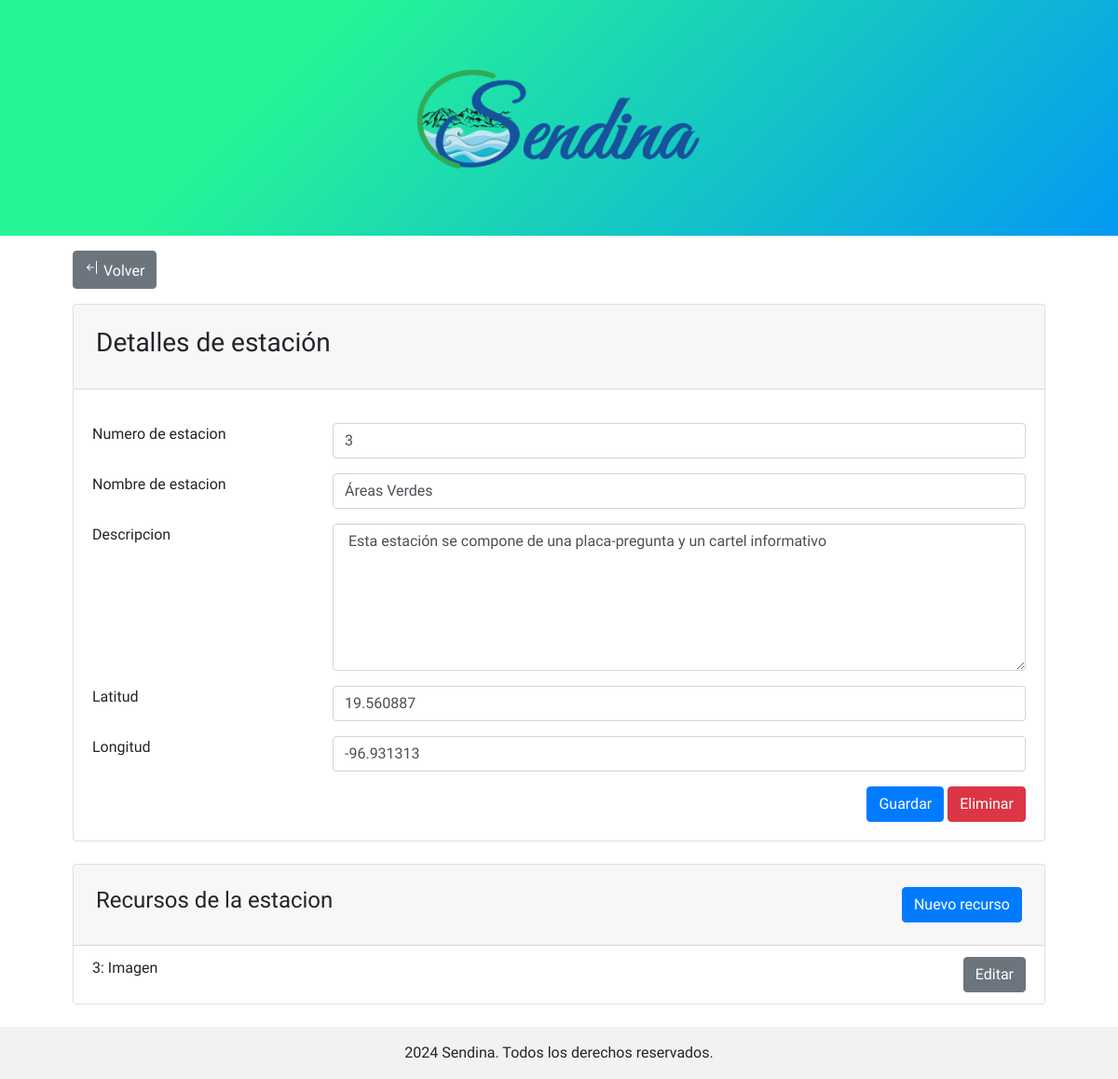
Page /estacion/editar/3/3 (signed in) on the committed database.
### tables this page shows
CREATE TABLE IF NOT EXISTS estacion (
  id_estacion INT NOT NULL AUTO_INCREMENT,
  numero INT NULL,
  nombre VARCHAR(50) NULL,
  descripcion TEXT NULL,
  latitud VARCHAR(20) NULL,
  longitud VARCHAR(20) NULL,
  PRIMARY KEY (id_estacion));

CREATE TABLE IF NOT EXISTS recurso (
  id_recurso INT NOT NULL AUTO_INCREMENT,
  numero INT NULL,
  url VARCHAR(500) NULL,
  creditos VARCHAR(100) NULL,
  id_tipo_recurso INT NULL,
  PRIMARY KEY (id_recurso),
  CONSTRAINT fk_recurso_tipo_recurso1
    FOREIGN KEY (id_tipo_recurso)
    REFERENCES tipo_recurso (id_tipo_recurso)
    ON DELETE CASCADE);

CREATE TABLE IF NOT EXISTS tipo_recurso (
  id_tipo_recurso INT NOT NULL AUTO_INCREMENT,
  tipo VARCHAR(20) NULL,
  PRIMARY KEY (id_tipo_recurso));

### librerias/vista.php (called while the page is built, shortened)
<?php
class Vista{
	function mostrar($nombre){
		require 'vistas/' . $nombre . '.php';
	}
}
?>

### controladores/estacionControlador.php (called while the page is built, shortened)
<?php
require_once 'entidades/EstacionBean.php';
require_once 'entidades/RecursoBean.php';
require_once 'modelos/recursoModelo.php';
class EstacionControlador extends Controlador{
	function __construct(){
		$this->vista->mensaje = "";
		$this->vista->estacion = null;
		$this->vista->recurso_lista = [];
		$this->vista->id_sendero = 0;
		$this->vista->numero = 0;
		$this->modeloRecurso = new RecursoModelo();
	}
	function renderizar($vista = "estacion/editor"){
		$this->vista->mostrar($vista);
	}
	function editar($parametros=null){
		$id_estacion = $parametros[0];
		$numero = 0;
		if(isset($parametros[1])){
			$numero = $parametros[1];
		}
		$estacion = $this->modelo->select($id_estacion);
		if($id_estacion!=0){
			$recursos = $this->modeloRecurso->selectByEstacion($id_estacion);
			$this->vista->recurso_lista = $recursos;
		}
		$this->vista->estacion = $estacion;
		$this->vista->numero = $numero;
		$this->renderizar();
	}
}
?>

### index.php (called while the page is built, shortened)
<?php
	require_once 'librerias/conexionDB.php';
	require_once 'librerias/controlador.php';
	require_once 'librerias/vista.php';
	require_once 'librerias/modelo.php';
	$app = new App();
?>

### entidades/EstacionBean.php (called while the page is built, shortened)
<?php
class EstacionBean {
	private $id_estacion;
	private $numero;
	private $nombre;
	private $descripcion;
	private $latitud;
	private $longitud;
	public function __construct(
            $id_estacion = null,
            $numero = null,
            $nombre = null,
            $descripcion = null,
            $latitud = null,
			$longitud = null,
            $recursos = []
        ) {
		$this->id_estacion = $id_estacion;
		$this->numero = $numero;
		$this->nombre = $nombre;
		$this->descripcion = $descripcion;
		$this->latitud = $latitud;
		$this->longitud = $longitud;
	}
    public function set_id_estacion($id_estacion) {
        $this->id_estacion = $id_estacion;
    }
    public function get_id_estacion() {
        return $this->id_estacion;
    }
    public function set_numero($numero) {
        $this->numero = $numero;
    }
    public function get_numero() {
        return $this->numero;
    }
    public function set_nombre($nombre) {
        $this->nombre = $nombre;
    }
    public function get_nombre() {
        return $this->nombre;
    }
    public function set_descripcion($descripcion) {
        $this->descripcion = $descripcion;
    }
    public function get_descripcion() {
        return $this->descripcion;
    }
    public function set_latitud($latitud) {
        $this->latitud = $latitud;
    }
    public function get_latitud() {
        return $this->latitud;
    }
    public function set_longitud($longitud) {
        $this->longitud = $longitud;
    }
    public function get_longitud() {
        return $this->longitud;
    }
}
?>

### librerias/modelo.php (called while the page is built)
<?php
class Modelo{
	function __construct(){
		$this->conexion = new ConexionDB();
	}
}
?>

### librerias/conexionDB.php (called while the page is built)
<?php
class ConexionDB{
	private $host;
	private $db;
	private $user;
	private $password;
	private $charset;
	private $pdo;
	public function __construct() {
		$this->host = constant ('HOST');
		$this->db = constant('DB');
		$this->user = constant ('USER');
		$this->password = constant ('PASSWORD');
		$this->charset = constant ('CHARSET');
	}
    function connect(){
		if ($this->pdo == null) {
			try{
				$connection = "mysql:host=" . $this->host . ";dbname=" . $this->db . ";charset=" . $this->charset;
				$options = [
					PDO::ATTR_ERRMODE            => PDO::ERRMODE_EXCEPTION,
					PDO::ATTR_EMULATE_PREPARES   => false,
				];
				$this->pdo = new PDO($connection, $this->user, $this->password, $options);
			}catch(PDOException $e){
				print_r('Error connection: ' . $e->getMessage());
			}
		}
		return $this->pdo;
    }
}
?>

### modelos/estacionModelo.php (called while the page is built, shortened)
<?php
require_once 'modelos/recursoModelo.php';
require_once 'entidades/RecursoBean.php';
class EstacionModelo extends Modelo{
	public function select($id_estacion){
		$sql = 'SELECT * from estacion where id_estacion=:id_estacion;';
		$query = $this->conexion->connect()->prepare($sql);
		try{
			$query->execute(['id_estacion'=>$id_estacion]);
			$row = $query->fetch();
			if ($row) {
				$estacion = new EstacionBean();
				$estacion->set_id_estacion($id_estacion);
				$estacion->set_numero($row['numero']);
				$estacion->set_nombre($row['nombre']);
				$estacion->set_descripcion($row['descripcion']);
				$estacion->set_latitud($row['latitud']);
				$estacion->set_longitud($row['longitud']);
				return $estacion;
			} else {
				return null;
			}
		}
		catch(PDOException $e){
			return null;
		}
	}
}
?>

### librerias/controlador.php (called while the page is built, shortened)
<?php
class Controlador{
	function cargarModelo($modelo){
		$url = 'modelos/'.$modelo.'Modelo.php';
		if(file_exists($url)){
			$this->modelo = new $modeloName();
		}
	}
}
?>

### entidades/RecursoBean.php (called while the page is built, shortened)
<?php
class RecursoBean{
	private $id_recurso;
	private $numero;
	private $tipo_recurso;
    public function __construct(
            $id_recurso = null,
            $numero = null,
            $url = null,
            $creditos = null,
            $id_tipo_recurso = null,
			$tipo_recurso = null
        ) {
        $this->id_recurso = $id_recurso;
        $this->numero = $numero;
		$this->tipo_recurso = $tipo_recurso;
    }
    public function get_id_recurso() {
        return $this->id_recurso;
    }
    public function get_numero() {
        return $this->numero;
    }
    public function get_tipo_recurso() {
        return $this->tipo_recurso;
    }
}
?>

### modelos/recursoModelo.php (called while the page is built, shortened)
<?php
class RecursoModelo extends Modelo{
	public function selectByEstacion($id_estacion){
		$lista = [];
		$sql = 'SELECT recurso.id_recurso,recurso.numero, recurso.url, recurso.creditos, recurso.id_tipo_recurso, tipo_recurso.tipo FROM  estacion
				JOIN estacion_recurso ON estacion.id_estacion = estacion_recurso.id_estacion
				JOIN recurso ON estacion_recurso.id_recurso = recurso.id_recurso
				JOIN tipo_recurso ON recurso.id_tipo_recurso = tipo_recurso.id_tipo_recurso
				where estacion.id_estacion = :id_estacion ORDER BY recurso.numero ASC;';
		try{
			$query = $this->conexion->connect()->prepare($sql);
			$query->execute([':id_estacion' => $id_estacion]);
			while($row = $query->fetch()) {
				$recurso = new RecursoBean(
					$row['id_recurso'],
					$row['numero'],
					$row['url'],
					$row['creditos'],
					$row['id_tipo_recurso'],
					$row['tipo']
				);
				array_push($lista, $recurso);
			}
			return $lista;
		}
		catch(PDOException $e) {
			return [];
		}
	}
}
?>

### vistas/estacion/editor.php (the view, shortened to what this page needs)
<!DOCTYPE html>
<html lang="en">
<head>
</head>
<body>
	<?php  require 'vistas/header.php' ?>
	<div class="container px-5 mt-3">
	<a class="btn btn-secondary mb-3" href="<?php echo constant('URL') ?>sendero/editar/<?php echo $_SESSION['id_sendero']?>"> <i class="bi bi-arrow-bar-left"> </i> Volver </a>
		<div class="card mb-4">
			<div class="card-header navbar navbar-expand-sm p-4">
				<h3> Detalles de estación </h3>
			</div>
			<?php
				$id_estacion = 0;
				$numero = $this->numero;
				$nombre = '';
				$descripcion = '';
				$latitud ='';
				$longitud = '';
				if($this->estacion !== null){
					$id_estacion = $this->estacion->get_id_estacion();
					$numero = $this->estacion->get_numero();
					$nombre = $this->estacion->get_nombre();
					$descripcion = $this->estacion->get_descripcion();
					$latitud = $this->estacion->get_latitud();
					$longitud = $this->estacion->get_longitud();
				}
			?>
			<div class="card-body">
				<form action="<?php echo constant('URL') ?>estacion/guardar" method="post" id="senderoForm">
					<div class="form-group row">
						<div class="col-12 col-sm-3">
							<label for="numero">Numero de estacion</label>
						</div>
						<div class="col-12 col-sm-9">
							<input class="form-control" type="text" name="numero" value="<?php echo $numero ?>" required>
						</div>
					</div>
					<div class="form-group row">
						<div class="col-12 col-sm-3">
							<label for="nombre">Nombre de estacion</label>
						</div>
						<div class="col-12 col-sm-9">
							<input class="form-control" type="text" name="nombre" maxlength="50" value="<?php echo $nombre ?>" required>
						</div>
					</div>
					<div class="form-group row">
						<div class="col-12 col-sm-3">
							<label for="descripcion">Descripcion</label>
						</div>
						<div class="col-12 col-sm-9">
							<textarea class="form-control" id="textAreaExample2" rows="6" name="descripcion"> <?php echo $descripcion ?></textarea>
						</div>
					</div>
					<div class="form-group row">
						<div class="col-12 col-sm-3">
							<label for="latitud"> Latitud</label>
						</div>
						<div class="col-12 col-sm-9">
							<input class="form-control" type="number" name="latitud" maxlength="20" value="<?php echo $latitud ?>" required>
						</div>
					</div>
					<div class="form-group row">
						<div class="col-12 col-sm-3">
							<label for="longitud"> Longitud</label>
						</div>
						<div class="col-12 col-sm-9">
							<input class="form-control" type="number" name="longitud" maxlength="20" value="<?php echo $longitud ?>" required>
						</div>
					</div>
					<div class="float-right">
						<input class="btn btn-primary" type="submit" value="Guardar">
						<?php if($this->estacion !== null){ ?>
							<a class="btn btn-danger" href="<?php echo constant('URL') ?>estacion/borrar/<?php echo $id_estacion ?>"> Eliminar</a>
						<?php } ?>
					</div>
				</form>
			</div>
		</div>
		<?php if($id_estacion != 0){ ?>
		<div class="card mb-4">
			<div class="card-header navbar navbar-expand-sm p-4">
				<h4> Recursos de la estacion </h4>
				<a class="btn btn-primary ml-auto" href="<?php echo constant('URL').'recurso/editar/0/'.(sizeof($this->recurso_lista)+1)?>"> Nuevo recurso </a>
			</div>
			<?php
			if(sizeof($this->recurso_lista) > 0){
				foreach ($this->recurso_lista as $recurso):
			?>
			<ul class="list-group list-group-flush">
				<li class="list-group-item">
					<div>
						<?php echo $recurso->get_numero(); ?>: <?php echo $recurso->get_tipo_recurso(); ?>
						<a class="btn btn-secondary float-right" href="<?php echo constant('URL').'recurso/editar/'.$recurso->get_id_recurso().'/'.(sizeof($this->recurso_lista)+1)?>"> Editar </a>
					</div>
				</li>
			</ul>
			<?php
				endforeach;
			}
			else{
				echo "No hay recursos";
			}
			?>
		</div>
		<?php } ?>
	</div>
	<?php  require 'vistas/footer.php' ?>
</body>
</html>

### public/css/custom.css (style rules this page uses)
* { margin: 0;padding: 0 }
body { overflow-x: hidden; }
.bi { vertical-align: text-bottom; width: 1em; height: 1em; }

### vistas/header.php (style rules this page uses)
body, h1, h2, h3, h4, h5, h6 { font-family: "Varela Round", sans-serif; }

### rows in the picture
estacion: numero "3", nombre "Áreas Verdes", descripcion "Esta estación se compone de una placa-pregunta y un cartel informativo", latitud "19.560887", longitud "-96.931313"
recurso: numero "3", id_tipo_recurso.tipo "Imagen"
